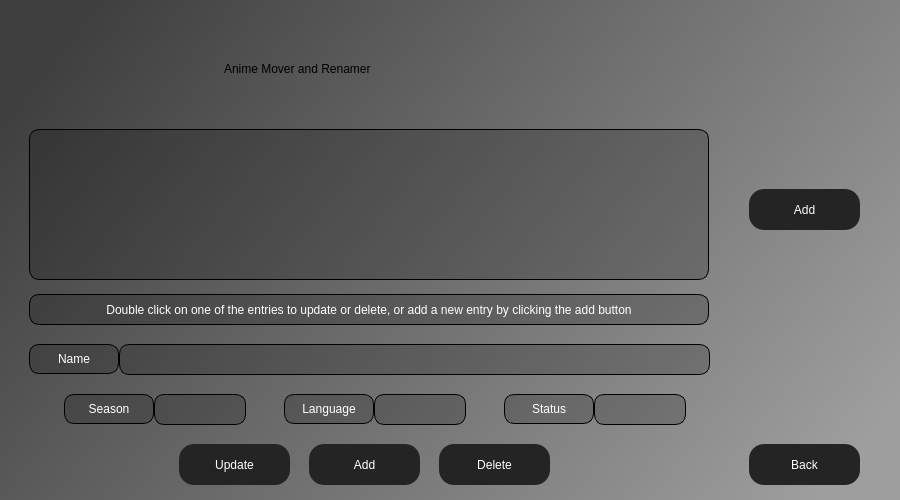
<?xml version="1.0" encoding="UTF-8"?>
<ui version="4.0">
 <class>main_window</class>
 <widget class="QDialog" name="main_window">
  <property name="geometry">
   <rect>
    <x>0</x>
    <y>0</y>
    <width>900</width>
    <height>500</height>
   </rect>
  </property>
  <property name="windowTitle">
   <string/>
  </property>
  <widget class="QWidget" name="background_widget" native="true">
   <property name="geometry">
    <rect>
     <x>-1</x>
     <y>-1</y>
     <width>921</width>
     <height>521</height>
    </rect>
   </property>
   <property name="sizePolicy">
    <sizepolicy hsizetype="Fixed" vsizetype="Fixed">
     <horstretch>0</horstretch>
     <verstretch>0</verstretch>
    </sizepolicy>
   </property>
   <property name="styleSheet">
    <string notr="true">QWidget#background_widget {
background-color: qlineargradient(spread:pad, x1:0, y1:0.261, x2:1, y2:0.71,stop:0 rgba(64, 64, 64, 255), stop:1 rgba(158, 158, 158, 255));
}</string>
   </property>
   <widget class="QLabel" name="mainscreen_label">
    <property name="geometry">
     <rect>
      <x>225</x>
      <y>40</y>
      <width>450</width>
      <height>60</height>
     </rect>
    </property>
    <property name="styleSheet">
     <string notr="true">QLabel#mainscreen_label {
	font: 28pt &quot;MS Shell Dlg 2&quot;;
}</string>
    </property>
    <property name="text">
     <string>Anime Mover and Renamer</string>
    </property>
   </widget>
   <widget class="QListWidget" name="listWidget">
    <property name="geometry">
     <rect>
      <x>30</x>
      <y>130</y>
      <width>680</width>
      <height>151</height>
     </rect>
    </property>
    <property name="styleSheet">
     <string notr="true">#listWidget{
	font: 10pt &quot;MS Shell Dlg 2&quot;;
	color: white;
	background-color: rgba(0, 0, 0, 50);
	border-radius: 10px;
	border: 1px solid black;
	text-align: center;
}</string>
    </property>
   </widget>
   <widget class="QPushButton" name="update_button">
    <property name="geometry">
     <rect>
      <x>180</x>
      <y>445</y>
      <width>111</width>
      <height>41</height>
     </rect>
    </property>
    <property name="styleSheet">
     <string notr="true">#update_button {
	border-radius: 15px;
	background-color: rgba(36, 36, 36, 255);
	color: white;
	font: 13pt &quot;MS Shell Dlg 2&quot;;
}</string>
    </property>
    <property name="text">
     <string>Update</string>
    </property>
   </widget>
   <widget class="QPushButton" name="delete_button">
    <property name="geometry">
     <rect>
      <x>440</x>
      <y>445</y>
      <width>111</width>
      <height>41</height>
     </rect>
    </property>
    <property name="styleSheet">
     <string notr="true">#delete_button {
	border-radius: 15px;
	background-color: rgba(36, 36, 36, 255);
	color: white;
	font: 13pt &quot;MS Shell Dlg 2&quot;;
}</string>
    </property>
    <property name="text">
     <string>Delete</string>
    </property>
   </widget>
   <widget class="QLabel" name="display_label">
    <property name="geometry">
     <rect>
      <x>30</x>
      <y>295</y>
      <width>680</width>
      <height>31</height>
     </rect>
    </property>
    <property name="styleSheet">
     <string notr="true">QLabel#display_label{
	font: 10pt &quot;MS Shell Dlg 2&quot;;
	color: white;
	background-color: rgba(0, 0, 0, 50);
	border-radius: 10px;
	border: 1px solid black;
	text-align: center;
}</string>
    </property>
    <property name="text">
     <string>Double click on one of the entries to update or delete, or add a new entry by clicking the add button</string>
    </property>
    <property name="alignment">
     <set>Qt::AlignCenter</set>
    </property>
   </widget>
   <widget class="QLineEdit" name="name_input">
    <property name="geometry">
     <rect>
      <x>120</x>
      <y>345</y>
      <width>591</width>
      <height>31</height>
     </rect>
    </property>
    <property name="cursor">
     <cursorShape>PointingHandCursor</cursorShape>
    </property>
    <property name="styleSheet">
     <string notr="true">#name_input{
	font: 10pt &quot;MS Shell Dlg 2&quot;;
	color: white;
	background-color: rgba(0, 0, 0, 50);
	border-radius: 10px;
	border: 1px solid black;
	text-align: center;
}</string>
    </property>
    <property name="inputMethodHints">
     <set>Qt::ImhNone</set>
    </property>
    <property name="text">
     <string/>
    </property>
    <property name="alignment">
     <set>Qt::AlignCenter</set>
    </property>
   </widget>
   <widget class="QLineEdit" name="season_input">
    <property name="geometry">
     <rect>
      <x>155</x>
      <y>395</y>
      <width>92</width>
      <height>31</height>
     </rect>
    </property>
    <property name="cursor">
     <cursorShape>PointingHandCursor</cursorShape>
    </property>
    <property name="styleSheet">
     <string notr="true">#season_input{
	font: 10pt &quot;MS Shell Dlg 2&quot;;
	color: white;
	background-color: rgba(0, 0, 0, 50);
	border-radius: 10px;
	border: 1px solid black;
	text-align: center;
}</string>
    </property>
    <property name="inputMethodHints">
     <set>Qt::ImhNone</set>
    </property>
    <property name="text">
     <string/>
    </property>
    <property name="alignment">
     <set>Qt::AlignCenter</set>
    </property>
   </widget>
   <widget class="QLineEdit" name="language_input">
    <property name="geometry">
     <rect>
      <x>375</x>
      <y>395</y>
      <width>92</width>
      <height>31</height>
     </rect>
    </property>
    <property name="cursor">
     <cursorShape>PointingHandCursor</cursorShape>
    </property>
    <property name="styleSheet">
     <string notr="true">#language_input{
	font: 10pt &quot;MS Shell Dlg 2&quot;;
	color: white;
	background-color: rgba(0, 0, 0, 50);
	border-radius: 10px;
	border: 1px solid black;
	text-align: center;
}</string>
    </property>
    <property name="inputMethodHints">
     <set>Qt::ImhNone</set>
    </property>
    <property name="text">
     <string/>
    </property>
    <property name="alignment">
     <set>Qt::AlignCenter</set>
    </property>
   </widget>
   <widget class="QLineEdit" name="status_input">
    <property name="geometry">
     <rect>
      <x>595</x>
      <y>395</y>
      <width>92</width>
      <height>31</height>
     </rect>
    </property>
    <property name="cursor">
     <cursorShape>PointingHandCursor</cursorShape>
    </property>
    <property name="styleSheet">
     <string notr="true">#status_input{
	font: 10pt &quot;MS Shell Dlg 2&quot;;
	color: white;
	background-color: rgba(0, 0, 0, 50);
	border-radius: 10px;
	border: 1px solid black;
	text-align: center;
}</string>
    </property>
    <property name="inputMethodHints">
     <set>Qt::ImhNone</set>
    </property>
    <property name="text">
     <string/>
    </property>
    <property name="alignment">
     <set>Qt::AlignCenter</set>
    </property>
   </widget>
   <widget class="QPushButton" name="back_button">
    <property name="geometry">
     <rect>
      <x>750</x>
      <y>445</y>
      <width>111</width>
      <height>41</height>
     </rect>
    </property>
    <property name="styleSheet">
     <string notr="true">#back_button {
	border-radius: 15px;
	background-color: rgba(36, 36, 36, 255);
	color: white;
	font: 13pt &quot;MS Shell Dlg 2&quot;;
}</string>
    </property>
    <property name="text">
     <string>Back</string>
    </property>
   </widget>
   <widget class="QPushButton" name="add_button">
    <property name="geometry">
     <rect>
      <x>750</x>
      <y>190</y>
      <width>111</width>
      <height>41</height>
     </rect>
    </property>
    <property name="styleSheet">
     <string notr="true">#add_button {
	border-radius: 15px;
	background-color: rgba(36, 36, 36, 255);
	color: white;
	font: 13pt &quot;MS Shell Dlg 2&quot;;
}</string>
    </property>
    <property name="text">
     <string>Add</string>
    </property>
   </widget>
   <widget class="QPushButton" name="add_button_2">
    <property name="geometry">
     <rect>
      <x>310</x>
      <y>445</y>
      <width>111</width>
      <height>41</height>
     </rect>
    </property>
    <property name="styleSheet">
     <string notr="true">#add_button_2 {
	border-radius: 15px;
	background-color: rgba(36, 36, 36, 255);
	color: white;
	font: 13pt &quot;MS Shell Dlg 2&quot;;
}</string>
    </property>
    <property name="text">
     <string>Add</string>
    </property>
   </widget>
   <widget class="QLabel" name="message_box">
    <property name="geometry">
     <rect>
      <x>30</x>
      <y>90</y>
      <width>680</width>
      <height>31</height>
     </rect>
    </property>
    <property name="styleSheet">
     <string notr="true">#message_box {
	color: white;
}</string>
    </property>
    <property name="text">
     <string/>
    </property>
    <property name="alignment">
     <set>Qt::AlignBottom|Qt::AlignHCenter</set>
    </property>
   </widget>
   <widget class="QLabel" name="name_checkbox">
    <property name="geometry">
     <rect>
      <x>30</x>
      <y>345</y>
      <width>90</width>
      <height>30</height>
     </rect>
    </property>
    <property name="styleSheet">
     <string notr="true">#name_checkbox{
	font: 10pt &quot;MS Shell Dlg 2&quot;;
	color: white;
	background-color: rgba(0, 0, 0, 50);
	border-radius: 10px;
	border: 1px solid black;
}</string>
    </property>
    <property name="text">
     <string>Name</string>
    </property>
    <property name="alignment">
     <set>Qt::AlignCenter</set>
    </property>
   </widget>
   <widget class="QLabel" name="season_checkbox">
    <property name="geometry">
     <rect>
      <x>65</x>
      <y>395</y>
      <width>90</width>
      <height>30</height>
     </rect>
    </property>
    <property name="styleSheet">
     <string notr="true">#season_checkbox{
	font: 10pt &quot;MS Shell Dlg 2&quot;;
	color: white;
	background-color: rgba(0, 0, 0, 50);
	border-radius: 10px;
	border: 1px solid black;
}</string>
    </property>
    <property name="text">
     <string>Season</string>
    </property>
    <property name="alignment">
     <set>Qt::AlignCenter</set>
    </property>
   </widget>
   <widget class="QLabel" name="status_checkbox">
    <property name="geometry">
     <rect>
      <x>505</x>
      <y>395</y>
      <width>90</width>
      <height>30</height>
     </rect>
    </property>
    <property name="styleSheet">
     <string notr="true">#status_checkbox{
	font: 10pt &quot;MS Shell Dlg 2&quot;;
	color: white;
	background-color: rgba(0, 0, 0, 50);
	border-radius: 10px;
	border: 1px solid black;
}</string>
    </property>
    <property name="text">
     <string>Status</string>
    </property>
    <property name="alignment">
     <set>Qt::AlignCenter</set>
    </property>
   </widget>
   <widget class="QLabel" name="language_checkbox">
    <property name="geometry">
     <rect>
      <x>285</x>
      <y>395</y>
      <width>90</width>
      <height>30</height>
     </rect>
    </property>
    <property name="styleSheet">
     <string notr="true">#language_checkbox{
	font: 10pt &quot;MS Shell Dlg 2&quot;;
	color: white;
	background-color: rgba(0, 0, 0, 50);
	border-radius: 10px;
	border: 1px solid black;
}</string>
    </property>
    <property name="text">
     <string>Language</string>
    </property>
    <property name="alignment">
     <set>Qt::AlignCenter</set>
    </property>
   </widget>
  </widget>
 </widget>
 <resources/>
 <connections/>
</ui>
